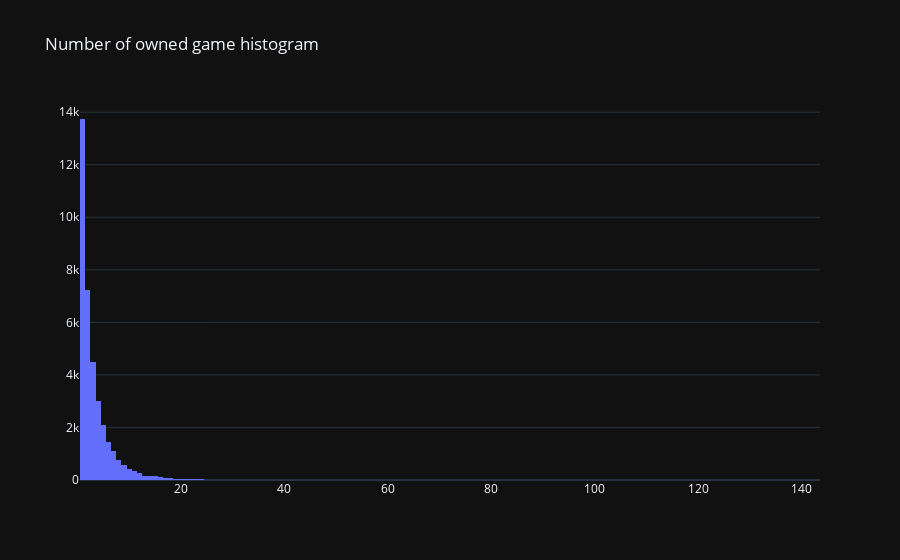

The code cell stored with this chart in its notebook:
### Code cell
import plotly.graph_objects as go

# Filter extreme n_owned values
max_owned = 500

filtered_df = df \
    .filter(F.col('n_owned') <= max_owned) \
    .sort(F.col('n_owned'))

# Get some describe statistics
filtered_df.describe('n_owned').show()

# Display filtered results
fig = go.Figure()

fig.add_trace(
    go.Histogram(
        x = filtered_df.toPandas().n_owned,
        name = "N Owned"
    )
)

fig.update_layout(
    title = 'Number of owned game histogram',
    template = 'plotly_dark'
)

fig.show()

### Figure 1 — Plotly figure (JSON) as saved in the notebook; plotly's stock layout.template omitted (floating-point values rounded to 4 significant figures; data arrays with more than 128 entries replaced by an {"elided": "..."} marker saying what was removed)
{"data": [{"name": "N Owned", "type": "histogram", "x": {"elided": "36432 int values"}}], "layout": {"title": {"text": "Number of owned game histogram"}}}
